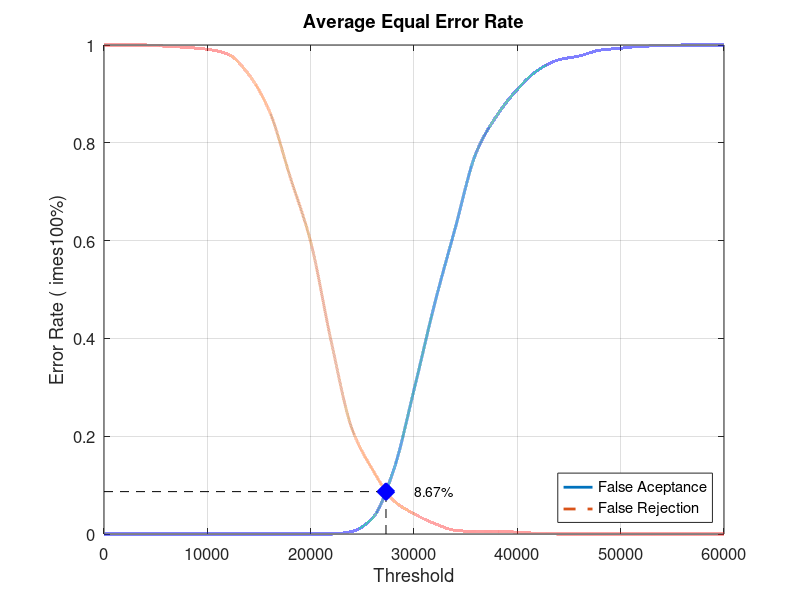
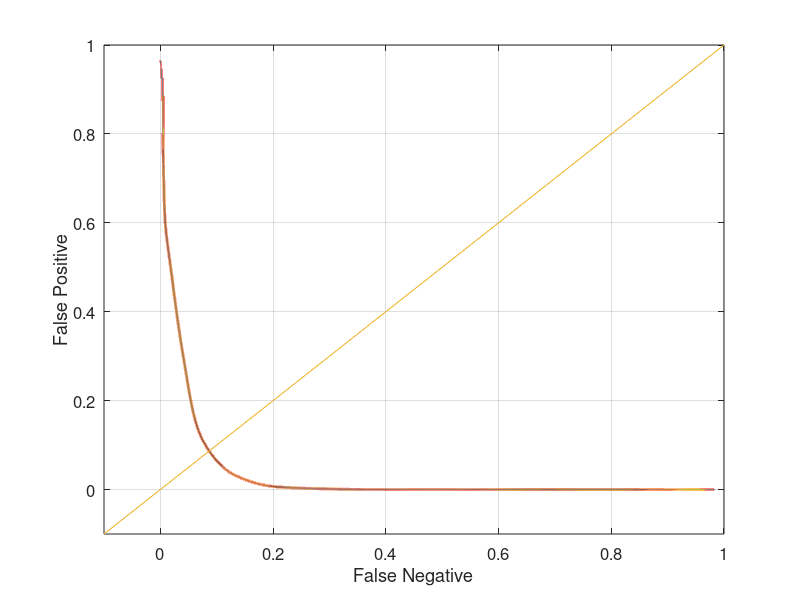

The MATLAB script that drew these images, in order:
close all;
clear;
clc;
x = 0:2000:60000;
xq = 0:0.5:60000;

y0 = [0 0 0 0 0 0 0 0 0 0 0 0 0.00526316 0.0328947 0.128947 0.294737 0.471053 0.626316 0.778947 0.855263 0.909211 0.948684 0.969737 0.977632 0.989474 0.993421 0.997368 0.998684 1 1 1]
yy0 = interp1(x, y0, xq, 'pchip');
y1 = [1 1 1 0.9975 0.995 0.99125 0.98125 0.94 0.865 0.73125 0.5975 0.3925 0.215 0.13125 0.06875 0.04125 0.02125 0.0075 0.005 0.005 0.00375 0.00125 0 0 0 0 0 0 0 0 0]
yy1 = interp1(x, y1, xq, 'pchip');

% Calculating EER: 
y2 = abs(y0 - y1);
find(y2 == min(y2))
yy2 = abs(yy0 - yy1);
xEER = find(yy2 == min(yy2));
xEERIndex = xq(xEER) % X-axis EER
yEER = yy0(xEER) % Y-axis EER

main = figure
plot(xq, yy0,'-','LineWidth', 2);	hold on
plot(xq, yy1,'--','LineWidth', 2);	hold on
plot([xEERIndex xEERIndex], [0 yEER], 'k--');	hold on
plot([0 xEERIndex], [yEER yEER], 'k--');	hold on
plot(xEERIndex, yEER, 'bx', 'LineWidth', 10);	hold on
text(xEERIndex + 10 * xEERIndex / 100, yEER, [num2str(round((10000 * yEER)) / 100) '%'])
legend('False Aceptance', 'False Rejection', 'Location', 'SouthEast')
xlabel('Threshold')
ylabel('Error Rate (	imes100%)')
title('Average Equal Error Rate')
set(gca, 'FontSize', 12)
axis([0 60000 0 1])
grid on

print(main, 'Experiment3AverageMain', '-dpng');
FNRxFPR = figure('Color', [1 1 1]);
plot(yy1, yy0, '-', yy1, yy0, 'LineWidth', 2);
hold on
y = -0.1:0.1:1
plot(y, y); 
set(gca, 'FontSize', 12)
xlabel('False Negative')
ylabel('False Positive')
axis([-0.1 1 -0.1 1])
set(gca, 'FontSize', 12)
grid on

print(FNRxFPR, 'Experiment3AverageFNRxFPR','-dpng');
